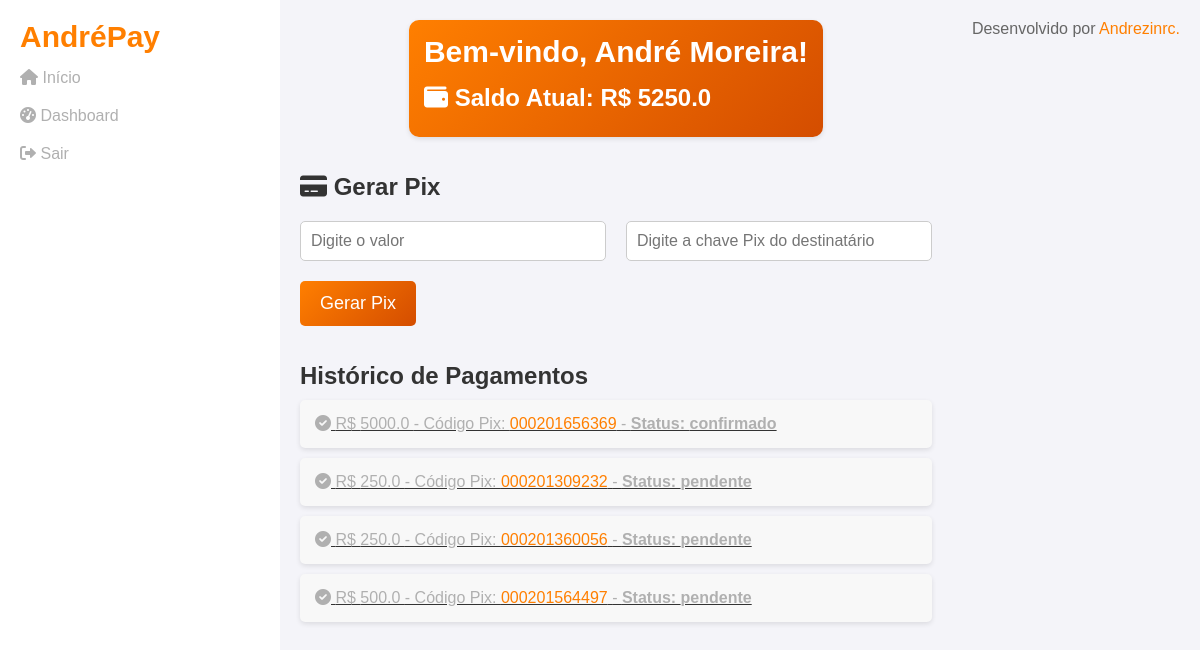
The page /dashboard (signed in) on the database its author committed.
### app/models.py (models this page shows, shortened)
class User(db.Model, UserMixin):
    id = db.Column(db.Integer, primary_key=True)
    username = db.Column(db.String(80), unique=True, nullable=False)
    password = db.Column(db.String(200), nullable=False)
    balance = db.Column(db.Float, default=0.0)

class Payment(db.Model):
    id = db.Column(db.Integer, primary_key=True)
    user_id = db.Column(db.Integer, db.ForeignKey('user.id'), nullable=False)
    amount = db.Column(db.Float, nullable=False)
    pix_code = db.Column(db.String(100), unique=True, nullable=False)
    recipient_key = db.Column(db.String(100), nullable=False)
    status = db.Column(db.String(20), default="pendente")
    timestamp = db.Column(db.DateTime, default=db.func.current_timestamp())
    user = db.relationship('User', backref=db.backref('payments', lazy=True))

### app/routes.py (the view)
@app.route("/dashboard")
@login_required
def dashboard():
    payments = Payment.query.filter_by(user_id=current_user.id).all()
    return render_template("dashboard.html",
                           username=current_user.username,
                           balance=current_user.balance,
                           payments=payments)

### app/routes.py (called while the page is built)
@login_manager.user_loader
def load_user(user_id):
    return User.query.get(int(user_id))

### app/templates/dashboard.html (shortened to what this page needs)
{% extends "base.html" %}
{% block content %}
    <div class="container">
    <div class="boas-vindas-dash">
        <h2>Bem-vindo, {{ username }}!</h2>
        <h3><i class="fas fa-wallet"></i> Saldo Atual: R$ {% if balance is not none %}{{ balance }}{% else %}0{% endif %}</h3>
    </div>
    <br></br>
    <div>
    <h3><i class="fas fa-credit-card"></i> Gerar Pix</h3>
    <div style="display: flex; gap:10px;">
    <input type="number" id="valor_pix" placeholder="Digite o valor">
    <input type="text" id="chave_pix" placeholder="Digite a chave Pix do destinatário">
    </div>
    <button onclick="gerarPix()">Gerar Pix</button>
    </div>
    <br></br>
    <div>
    <h3>Histórico de Pagamentos</h3>
    <ul class="historico-pagamentos" style="text-decoration: underline;">
    {% for payment in payments %}
        <li>
            <i class="fas fa-check-circle"></i>
            R$ {{ payment.amount }} - Código Pix: <a style="color: #ff7f00;">{{ payment.pix_code }}</a> -
            <strong>Status: {{ payment.status }}</strong>
        </li>
    {% endfor %}
    </ul>
    </div>
    </div>
{% endblock %}

### app/templates/base.html (shortened to what this page needs)
<!DOCTYPE html>
<html lang="pt-br">
<head>
    <link rel="stylesheet" href="{{ url_for('static', filename='styles.css') }}">
    <link href="https://cdnjs.cloudflare.com/ajax/libs/font-awesome/6.0.0-beta3/css/all.min.css" rel="stylesheet">
</head>
<body>
    <header class="cabecalho">
        <div class="titulo">
            <h2>AndréPay</h2>
        </div>
        <nav class="nav-bar">
            <ul class="menu-desk">
                <li class="nav-list"><a class="nav-link" href="{{ url_for('index') }}"><i class="fas fa-home"></i> Início</a></li>
                {% if current_user.is_authenticated %}
                    <li class="nav-list"><a class="nav-link" href="{{ url_for('dashboard') }}"><i class="fas fa-tachometer-alt"></i> Dashboard</a></li>
                    <li class="nav-list"><a class="nav-link" href="{{ url_for('logout') }}"><i class="fas fa-sign-out-alt"></i> Sair</a></li>
                {% else %}
                    <li class="nav-list"><a class="nav-link" href="{{ url_for('login') }}"><i class="fas fa-sign-in-alt"></i> Login</a></li>
                {% endif %}
            </ul>
        </nav>
    </header>
    <main>
        {% block content %}{% endblock %}
    </main>
    <footer>
        <p>Desenvolvido por <span>Andrezinrc.</span></p>
    </footer>
</body>
</html>

### app/static/styles.css (style rules this page uses)
* { margin: 0; padding: 0; box-sizing: border-box; font-family: sans-serif; }
body { background-color: #f4f4f9; color: #333; display: flex; }
h2 { font-size: 1.rem; }
.cabecalho { display: flex; flex-direction: column; padding: 20px; width: 280px; height: 100vh; background-color: #fff; }
.titulo h2 { color: #ff7f00; }
span { color: #ff7f00; }
.menu-desk { display: flex; gap: 20px; flex-direction: column; list-style: none; }
.nav-link { text-decoration: none; color: #B0B0B0; }
.boas-vindas-dash { width: auto; max-width: 500px; background: linear-gradient(135deg, #ff7f00, #d44d00); color: #fff; padding: 15px; border-radius: 10px; margin-bottom: 20px; margin: 0 auto; box-shadow: 0 2px 5px rgba(0, 0, 0, 0.1); }
main { flex-grow: 1; overflow-y: auto; }
.container { display: flex; flex-direction: column; height: 100vh; padding: 20px; }
h2 { font-size: 30px; margin-bottom: 15px; }
h3 { font-size: 24px; margin-bottom: 10px; }
p { color: #333; }
input[type="text"], input[type="password"], input[type="number"] { width: 100%; padding: 10px; margin: 10px 0 20px 0; border: 1px solid #ccc; border-radius: 5px; font-size: 16px; }
button { background: linear-gradient(135deg, #ff7f00, #d44d00); color: white; padding: 12px 20px; border: none; border-radius: 5px; cursor: pointer; font-size: 18px; transition: background-color 0.3s ease; }
ul { list-style: none; }
.historico-pagamentos li { background-color: #f8f8f8; border-radius: 5px; padding: 15px; margin-bottom: 10px; color: #B0B0B0; box-shadow: 0 2px 5px rgba(0, 0, 0, 0.1); }
input[type="number"] { width: 100%; display: inline-block; }
#valor_pix { margin-right: 10px; }
footer { padding: 20px; }
footer p { text-align: center; color: #666; }
footer p span { color: #ff7f00; }

### rows shown on the page
User: username "André Moreira", balance "5250.0"
Payment: amount "5000.0", pix_code "000201656369", status "confirmado"
Payment: amount "250.0", pix_code "000201309232", status "pendente"
Payment: amount "250.0", pix_code "000201360056", status "pendente"
Payment: amount "500.0", pix_code "000201564497", status "pendente"
